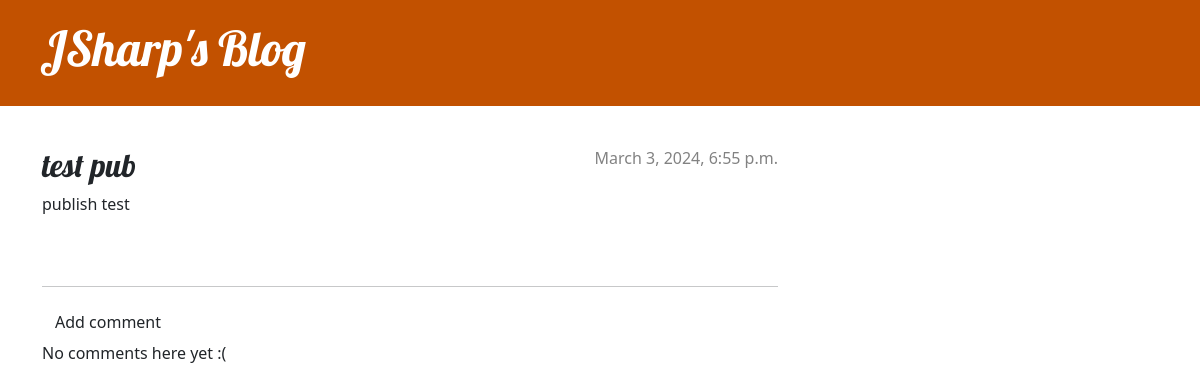
Page /post/6/ on the committed database.
### blog/models.py (models this page shows, shortened)
class Post(models.Model):
    author = models.ForeignKey(settings.AUTH_USER_MODEL, on_delete=models.CASCADE)
    title = models.CharField(max_length=200)
    text = models.TextField()
    created_date = models.DateTimeField(default=timezone.now)
    published_date = models.DateTimeField(blank=True, null=True)

### blog/views.py (the view)
# urls.py: path('post/<int:pk>/', views.post_detail, name='post_detail'),
def post_detail(request, pk):
    post = get_object_or_404(Post, pk=pk)
    return render(request, 'blog/post_detail.html', {'post': post})

### blog/templates/blog/post_detail.html (shortened to what this page needs)
{% extends 'blog/base.html' %}
{% block content %}
    <article class="post">
        {% if post.published_date %}
            <div class="date">
                {{ post.published_date }}
            </div>
        {% else %}
            <a class="btn btn-default" href="{% url 'post_publish' pk=post.pk %}">Publish</a>
        {% endif %}
        <h2>{{ post.title }}</h2>
        <p>{{ post.text|linebreaksbr }}</p>
    </article>
    <hr>
    <a class="btn btn-default" href="{% url 'add_comment_to_post' pk=post.pk %}">Add comment</a>
    {% for comment in post.comments.all %}
    {% if user.is_authenticated or comment.approved_comment %}
    <div class="comment">
        <div class="date">
            {{ comment.created_date }}
            {% if not comment.approved_comment %}
                <a class="btn btn-default" href="{% url 'comment_remove' pk=comment.pk %}">
                   {% include './icons/hand-thumbs-down.svg' %}
                </a>
                <a class="btn btn-default" href="{% url 'comment_approve' pk=comment.pk %}">
                   {% include './icons/hand-thumbs-up.svg' %}
                </a>
            {% endif %}
        </div>
        <strong>{{ comment.author }}</strong>
        <p>{{ comment.text|linebreaks }}</p>
    </div>
    {% endif %}
{% empty %}
    <p>No comments here yet :(</p>
{% endfor %}
{% endblock %}

### blog/static/css/blog.css (style rules this page uses)
h1, h2, h3, h4 { font-family: 'Lobster', cursive; }
.date { color: #828282; }
.post { margin-bottom: 70px; }
.post > .date, .post > .actions { float: right; }

### rows in the picture
Post: published_date "March 3, 2024, 6:55 p.m.", title "test pub", text "publish test"
